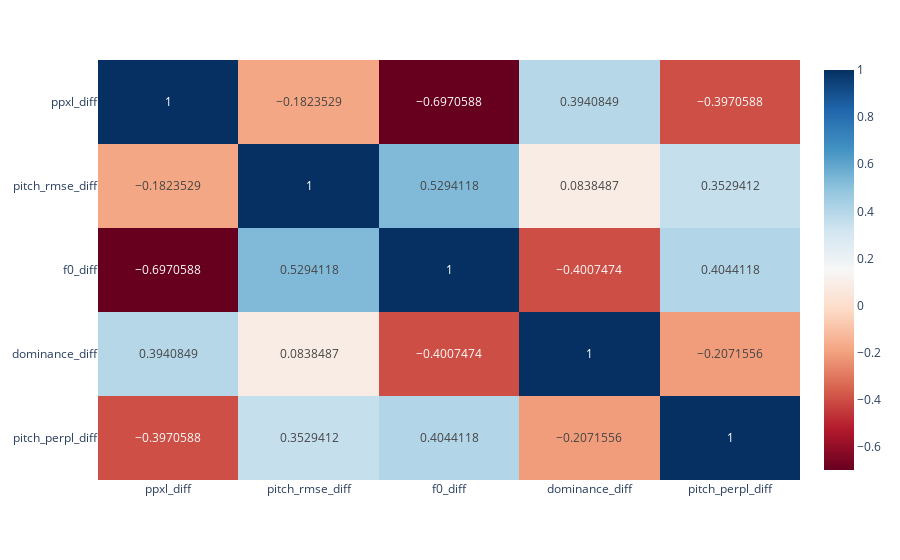
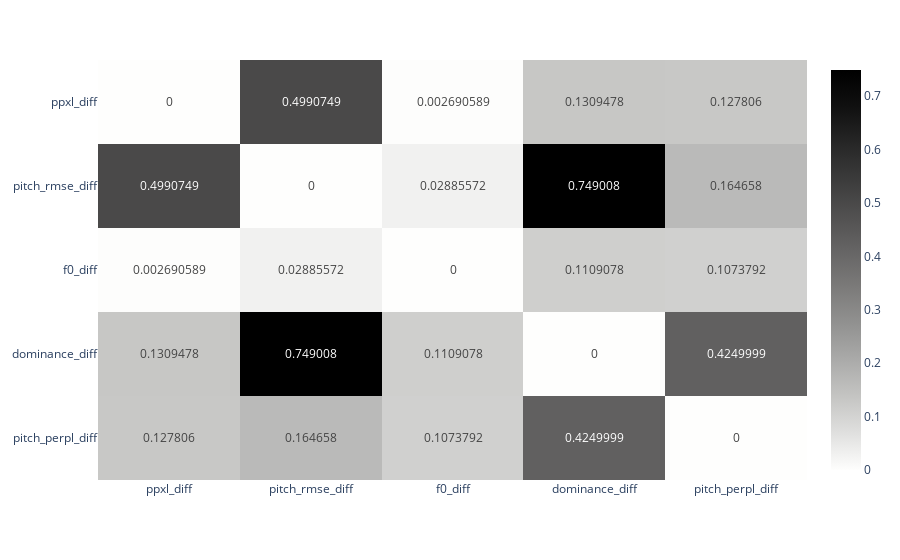
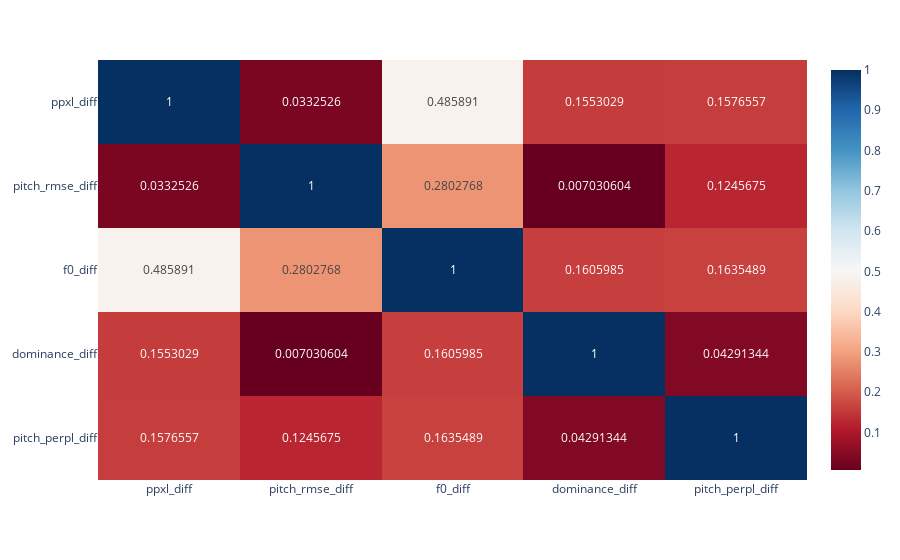

Notebook code for these charts, in order:
### Markdown cell above
## Correlation between diff of dominance and diff of  measures

### Code cell
# Using corrected annotation
y_s = df[["ppxl_diff", "pitch_rmse_diff", "f0_diff", "dominance_diff", "pitch_perpl_diff"]]
X = df[["ppxl_diff", "pitch_rmse_diff", "f0_diff", "dominance_diff", "pitch_perpl_diff"]]

x_cols = list(X.keys())
y_cols = list(y_s.keys())
corr, fig_corr, p, fig_p, fig_r2 = correlation(df, x_cols, y_cols)

### Figure 1 — Plotly figure (JSON) as saved in the notebook; plotly's stock layout.template omitted (floating-point values rounded to 4 significant figures)
{"data": [{"coloraxis": "coloraxis", "hovertemplate": "x: %{x}<br>y: %{y}<br>color: %{z}<extra></extra>", "name": "0", "texttemplate": "%{z}", "type": "heatmap", "x": ["ppxl_diff", "pitch_rmse_diff", "f0_diff", "dominance_diff", "pitch_perpl_diff"], "xaxis": "x", "y": ["ppxl_diff", "pitch_rmse_diff", "f0_diff", "dominance_diff", "pitch_perpl_diff"], "yaxis": "y", "z": [[1, -0.1824, -0.6971, 0.3941, -0.3971], [-0.1824, 1, 0.5294, 0.08385, 0.3529], [-0.6971, 0.5294, 1, -0.4007, 0.4044], [0.3941, 0.08385, -0.4007, 1, -0.2072], [-0.3971, 0.3529, 0.4044, -0.2072, 1]]}], "layout": {"coloraxis": {"colorscale": [[0, "rgb(103,0,31)"], [0.1, "rgb(178,24,43)"], [0.2, "rgb(214,96,77)"], [0.3, "rgb(244,165,130)"], [0.4, "rgb(253,219,199)"], [0.5, "rgb(247,247,247)"], [0.6, "rgb(209,229,240)"], [0.7, "rgb(146,197,222)"], [0.8, "rgb(67,147,195)"], [0.9, "rgb(33,102,172)"], [1, "rgb(5,48,97)"]]}, "margin": {"t": 60}, "xaxis": {"anchor": "y", "domain": [0, 1]}, "yaxis": {"anchor": "x", "autorange": "reversed", "domain": [0, 1]}}}

### Figure 2 — Plotly figure (JSON) as saved in the notebook; plotly's stock layout.template omitted (floating-point values rounded to 4 significant figures)
{"data": [{"coloraxis": "coloraxis", "hovertemplate": "x: %{x}<br>y: %{y}<br>color: %{z}<extra></extra>", "name": "0", "texttemplate": "%{z}", "type": "heatmap", "x": ["ppxl_diff", "pitch_rmse_diff", "f0_diff", "dominance_diff", "pitch_perpl_diff"], "xaxis": "x", "y": ["ppxl_diff", "pitch_rmse_diff", "f0_diff", "dominance_diff", "pitch_perpl_diff"], "yaxis": "y", "z": [[0, 0.4991, 0.002691, 0.1309, 0.1278], [0.4991, 0, 0.02886, 0.749, 0.1647], [0.002691, 0.02886, 0, 0.1109, 0.1074], [0.1309, 0.749, 0.1109, 0, 0.425], [0.1278, 0.1647, 0.1074, 0.425, 0]]}], "layout": {"coloraxis": {"colorscale": [[0, "rgb(254, 254, 253)"], [0.09091, "rgb(224, 224, 223)"], [0.1818, "rgb(197, 197, 195)"], [0.2727, "rgb(171, 171, 170)"], [0.3636, "rgb(146, 146, 145)"], [0.4545, "rgb(124, 123, 122)"], [0.5455, "rgb(102, 101, 101)"], [0.6364, "rgb(81, 80, 80)"], [0.7273, "rgb(59, 59, 59)"], [0.8182, "rgb(38, 38, 38)"], [0.9091, "rgb(16, 16, 16)"], [1, "rgb(0, 0, 0)"]]}, "margin": {"t": 60}, "xaxis": {"anchor": "y", "domain": [0, 1]}, "yaxis": {"anchor": "x", "autorange": "reversed", "domain": [0, 1]}}}

### Figure 3 — Plotly figure (JSON) as saved in the notebook; plotly's stock layout.template omitted (floating-point values rounded to 4 significant figures)
{"data": [{"coloraxis": "coloraxis", "hovertemplate": "x: %{x}<br>y: %{y}<br>color: %{z}<extra></extra>", "name": "0", "texttemplate": "%{z}", "type": "heatmap", "x": ["ppxl_diff", "pitch_rmse_diff", "f0_diff", "dominance_diff", "pitch_perpl_diff"], "xaxis": "x", "y": ["ppxl_diff", "pitch_rmse_diff", "f0_diff", "dominance_diff", "pitch_perpl_diff"], "yaxis": "y", "z": [[1, 0.03325, 0.4859, 0.1553, 0.1577], [0.03325, 1, 0.2803, 0.007031, 0.1246], [0.4859, 0.2803, 1, 0.1606, 0.1635], [0.1553, 0.007031, 0.1606, 1, 0.04291], [0.1577, 0.1246, 0.1635, 0.04291, 1]]}], "layout": {"coloraxis": {"colorscale": [[0, "rgb(103,0,31)"], [0.1, "rgb(178,24,43)"], [0.2, "rgb(214,96,77)"], [0.3, "rgb(244,165,130)"], [0.4, "rgb(253,219,199)"], [0.5, "rgb(247,247,247)"], [0.6, "rgb(209,229,240)"], [0.7, "rgb(146,197,222)"], [0.8, "rgb(67,147,195)"], [0.9, "rgb(33,102,172)"], [1, "rgb(5,48,97)"]]}, "margin": {"t": 60}, "xaxis": {"anchor": "y", "domain": [0, 1]}, "yaxis": {"anchor": "x", "autorange": "reversed", "domain": [0, 1]}}}
